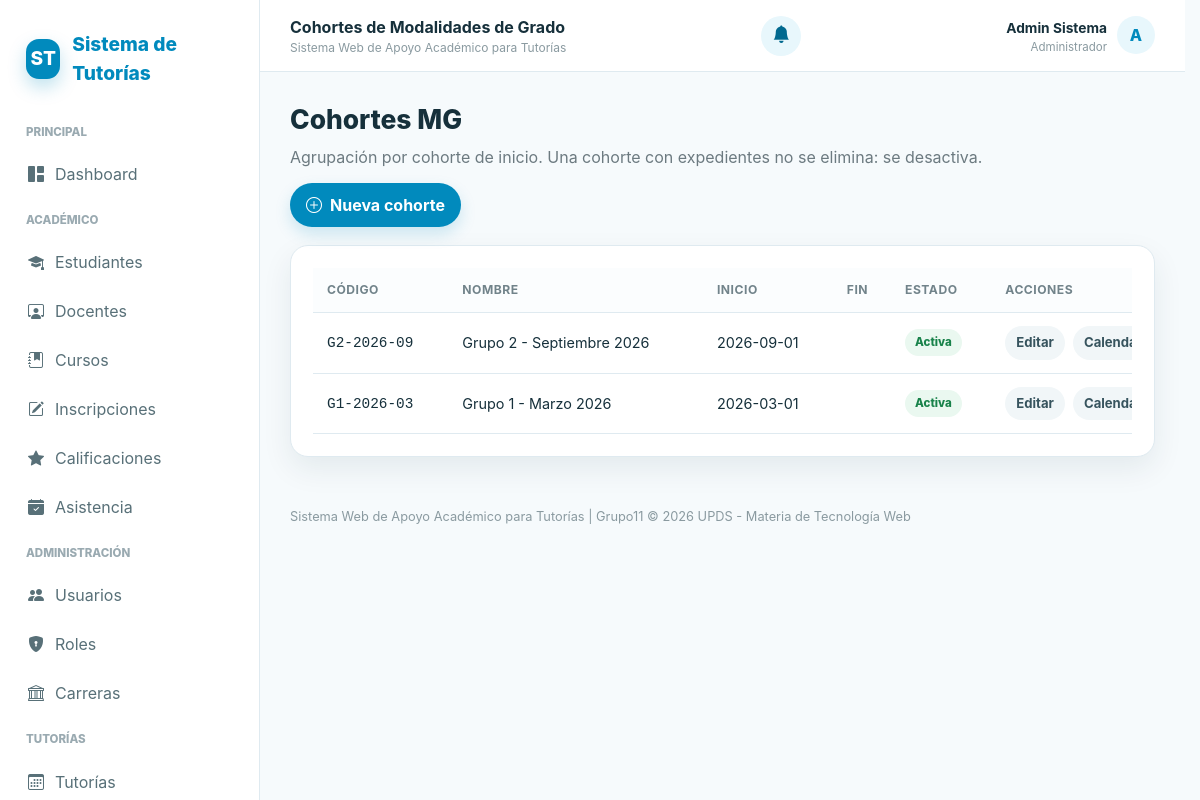
/controllers/mg_cohortes.php?accion=listar (signed in), run on the app's committed database.
### tables this page shows
CREATE TABLE IF NOT EXISTS cohortes_mg (
    id_cohorte INT AUTO_INCREMENT PRIMARY KEY,
    codigo VARCHAR(40) NOT NULL UNIQUE,
    nombre VARCHAR(150) NOT NULL,
    fecha_inicio DATE NOT NULL,
    fecha_fin DATE NULL,
    activa TINYINT(1) NOT NULL DEFAULT 1
);

### controllers/mg_cohortes.php (called while the page is built, shortened)
<?php
require_once __DIR__ . '/../config/conexion.php';
require_once __DIR__ . '/../includes/seguridad.php';
require_once __DIR__ . '/../includes/permisos.php';
require_once __DIR__ . '/../models/MgCohorteModel.php';
$model = new MgCohorteModel($pdo);
$cohortes = $model->listar();
$puedeEditar = tiene_permiso('mg.cohortes.editar');
require __DIR__ . '/../views/mg/cohortes/index.php';

### includes/seguridad.php (called while the page is built, shortened)
<?php
function e($v): string { return htmlspecialchars((string) $v, ENT_QUOTES, 'UTF-8'); }
function user_role(): string { return $_SESSION['rol'] ?? ''; }

### includes/permisos.php (called while the page is built, shortened)
<?php
require_once __DIR__ . '/seguridad.php';
function tiene_permiso(string $permiso): bool
{
    $rol = user_role();
    return in_array($permiso, permisos_mg_por_rol()[$rol] ?? [], true);
}

### models/MgCohorteModel.php (called while the page is built, shortened)
<?php
class MgCohorteModel
{
    public function listar(): array
    {
        return $this->pdo->query(
            'SELECT c.*, 0 AS expedientes
             FROM cohortes_mg c
             ORDER BY c.fecha_inicio DESC, c.id_cohorte DESC'
        )->fetchAll();
    }
}

### views/mg/cohortes/index.php (the view, shortened to what this page needs)
<?php require __DIR__ . '/../../layouts/header.php'; ?>
<div class="toolbar">
  <div><h1 class="page-title">Cohortes MG</h1><p class="subtitle">Agrupación por cohorte de inicio. Una cohorte con expedientes no se elimina: se desactiva.</p></div>
  <?php if ($puedeEditar): ?><button type="button" class="btn btn-primary" data-open-modal="#modal-nueva-cohorte"><i class="bi bi-plus-circle" aria-hidden="true"></i> Nueva cohorte</button><?php endif; ?>
</div>
<div class="card"><div class="card-body"><div class="table-wrap"><table class="table">
<thead><tr><th>Código</th><th>Nombre</th><th>Inicio</th><th>Fin</th><th>Estado</th><th>Acciones</th></tr></thead>
<tbody>
<?php foreach ($cohortes as $c): $modalId='modal-cohorte-'.(int)$c['id_cohorte']; ?>
<tr>
<td><code><?= e($c['codigo']) ?></code></td><td><?= e($c['nombre']) ?></td><td><?= e($c['fecha_inicio']) ?></td><td><?= e($c['fecha_fin'] ?? '') ?></td>
<td><span class="badge <?= $c['activa'] ? 'badge-success' : 'badge-light' ?>"><?= $c['activa'] ? 'Activa' : 'Inactiva' ?></span></td>
<td><div class="actions">
  <?php if ($puedeEditar): ?><button type="button" class="btn btn-light btn-sm" data-open-modal="#<?= e($modalId) ?>">Editar</button><?php endif; ?>
  <a class="btn btn-light btn-sm" href="/controllers/mg_calendario.php?accion=listar&id_cohorte=<?= (int)$c['id_cohorte'] ?>">Calendario</a>
</div></td>
</tr>
<?php endforeach; if (!$cohortes): ?><tr><td colspan="6" class="empty compact">No hay cohortes registradas.</td></tr><?php endif; ?>
</tbody></table></div></div></div>
<?php require __DIR__ . '/../../layouts/footer.php'; ?>

### assets/css/style.css (style rules this page uses)
:root { --primary: #018abd; --primary-dark: #01698f; --primary-light: #e8f7fc; --primary-soft: #f1fbfe; --text: #16303b; --muted: #6c7a80; --bg: #f6fafc; --card: #ffffff; --border: #dfeaf0; --success: #18824a; --success-bg: #eaf8f0; --warning: #956f00; --warning-bg: #fff7df; --danger: #bd3c49; --danger-bg: #ffecee; --shadow: 0 12px 30px rgba(0, 45, 65, 0.08); --shadow-hover: 0 12px 28px rgba(1, 138, 189, 0.18); --radius: 18px; --pill: 999px; }
* { box-sizing: border-box; }
html { scroll-behavior: smooth; }
body { margin: 0; font-family: Inter, system-ui, -apple-system, BlinkMacSystemFont, "Segoe UI", sans-serif; background: var(--bg); color: var(--text); line-height: 1.5; }
a { color: inherit; text-decoration: none; }
button, input, select, textarea { font: inherit; }
button, a, input, select, textarea { -webkit-tap-highlight-color: transparent; }
.page-title { font-size: 1.65rem; font-weight: 800; margin: 0; }
.subtitle { color: var(--muted); margin: 5px 0 0; }
.toolbar { display: flex; gap: 14px; justify-content: space-between; align-items: center; flex-wrap: wrap; margin-bottom: 18px; }
.card { background: var(--card); border: 1px solid var(--border); border-radius: var(--radius); box-shadow: var(--shadow); }
.card-body { padding: 22px; }
.btn { border: 0; border-radius: var(--pill); padding: 10px 16px; font-weight: 700; cursor: pointer; display: inline-flex; align-items: center; justify-content: center; gap: 8px; transition: transform 0.2s ease, box-shadow 0.2s ease, background 0.2s ease, color 0.2s ease; }
.btn-primary { background: var(--primary); color: #ffffff; box-shadow: 0 7px 16px rgba(1, 138, 189, 0.18); }
.btn-light { background: #f1f6f8; color: #37545e; }
.btn-sm { padding: 7px 11px; font-size: 0.82rem; }
.actions { display: flex; gap: 8px; flex-wrap: wrap; align-items: center; }
.table-wrap { overflow-x: auto; }
.table { width: 100%; border-collapse: collapse; min-width: 900px; }
.table th, .table td { padding: 13px 14px; border-bottom: 1px solid var(--border); text-align: left; font-size: 0.9rem; vertical-align: middle; }
.table th { font-size: 0.76rem; text-transform: uppercase; letter-spacing: 0.04em; color: #71838a; background: #fbfdfe; }
.badge { display: inline-flex; align-items: center; border-radius: var(--pill); padding: 5px 10px; font-size: 0.72rem; font-weight: 800; white-space: nowrap; }
.badge-success { background: var(--success-bg); color: var(--success); }
html { scrollbar-gutter: stable; }

### data on the page
cohortes_mg: codigo "G2-2026-09", nombre "Grupo 2 - Septiembre 2026", fecha_inicio "2026-09-01", activa "Activa"
cohortes_mg: codigo "G1-2026-03", nombre "Grupo 1 - Marzo 2026", fecha_inicio "2026-03-01", activa "Activa"

### other printed values
$tituloPagina "Cohortes de Modalidades de Grado"
$nombreUsuario "Admin Sistema"
$rolVisible "Administrador"
$inicialUsuario "A"
